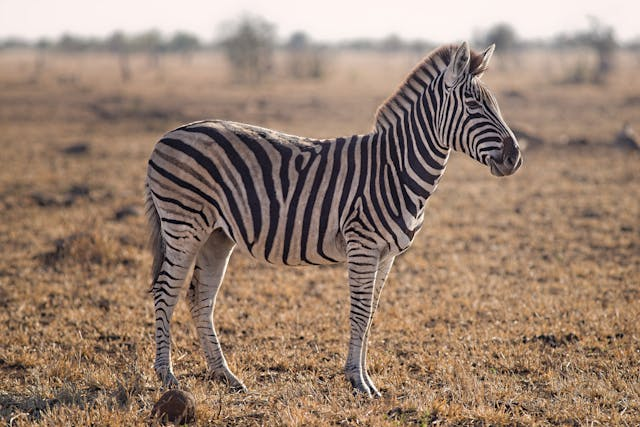

Here is the Python script that generated this plot:
from PIL import Image

image = Image.open('./zebra.jpg')
raster = image.load()

string = "P6\n"
string += f"{image.width}\n"
string += f"{image.height}\n"
string += "256\n"

for y in range(image.height):
    for x in range(image.width):
        pixel = raster[x,y]
        
        r = pixel[0]
        g = pixel[1]
        b = pixel[2]
        string += r.to_bytes().decode("latin-1")
        string += g.to_bytes().decode("latin-1")
        string += b.to_bytes().decode("latin-1")
    # string += "\n"
    
with open("out.ppm", "w") as f:
    f.write(string)
        

lines = string.split("\n")
assert lines[0] == "P6"
width = int(lines[1])
height = int(lines[2])
_ = int(lines[3])

remaining_string = string[len(lines[0]) + len(lines[1]) + len(lines[2]) + len(lines[3]) + 4]


# raster_lines = lines[4:]

ppm_image = Image.new("RGB", (width, height))
ppm_raster = ppm_image.load()

for y in range(height):
    # line = raster_lines[y]
    # rgb_triples = line.split()
    for x in range(width):
        index = (y*width+x)*3
        r = int(remaining_string[index+0].encode("latin-1"))
        g = int(remaining_string[index+1].encode("latin-1"))
        b = int(remaining_string[index+2].encode("latin-1"))
        ppm_raster[x,y] = (r, g, b)
        
image.save("ppm.png")

        
        
       